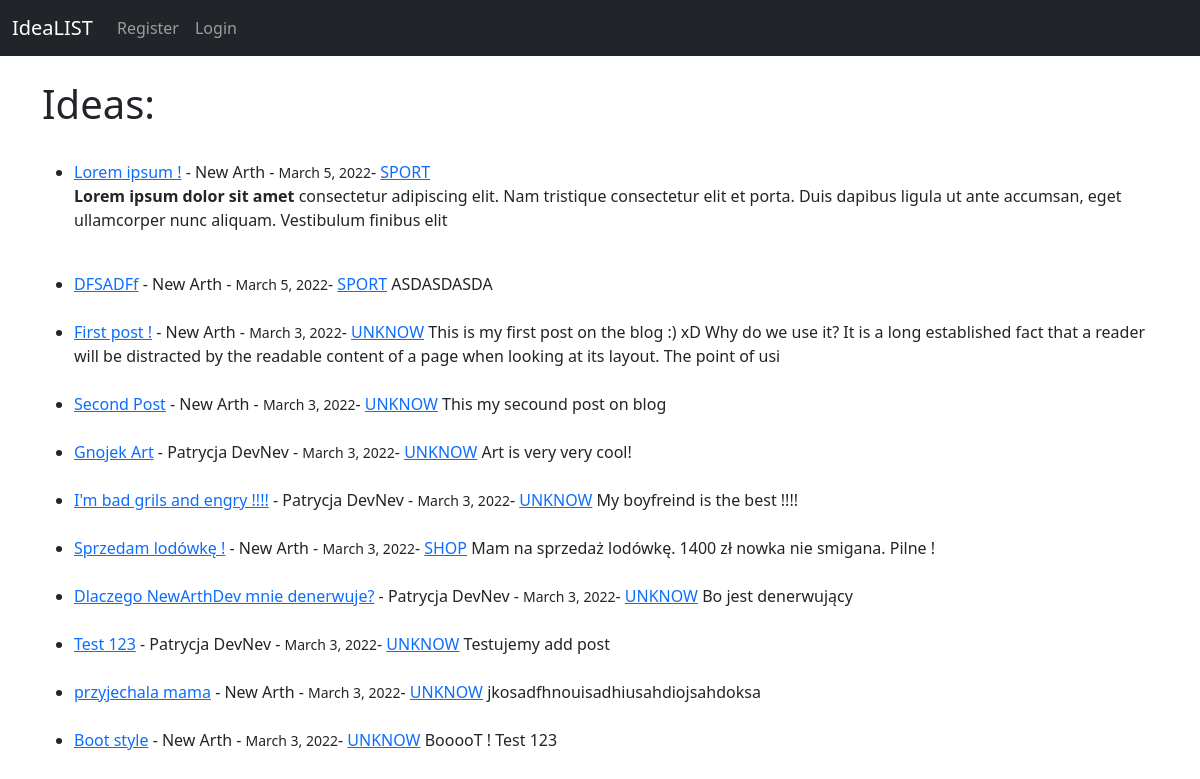
The app's page /, older data.
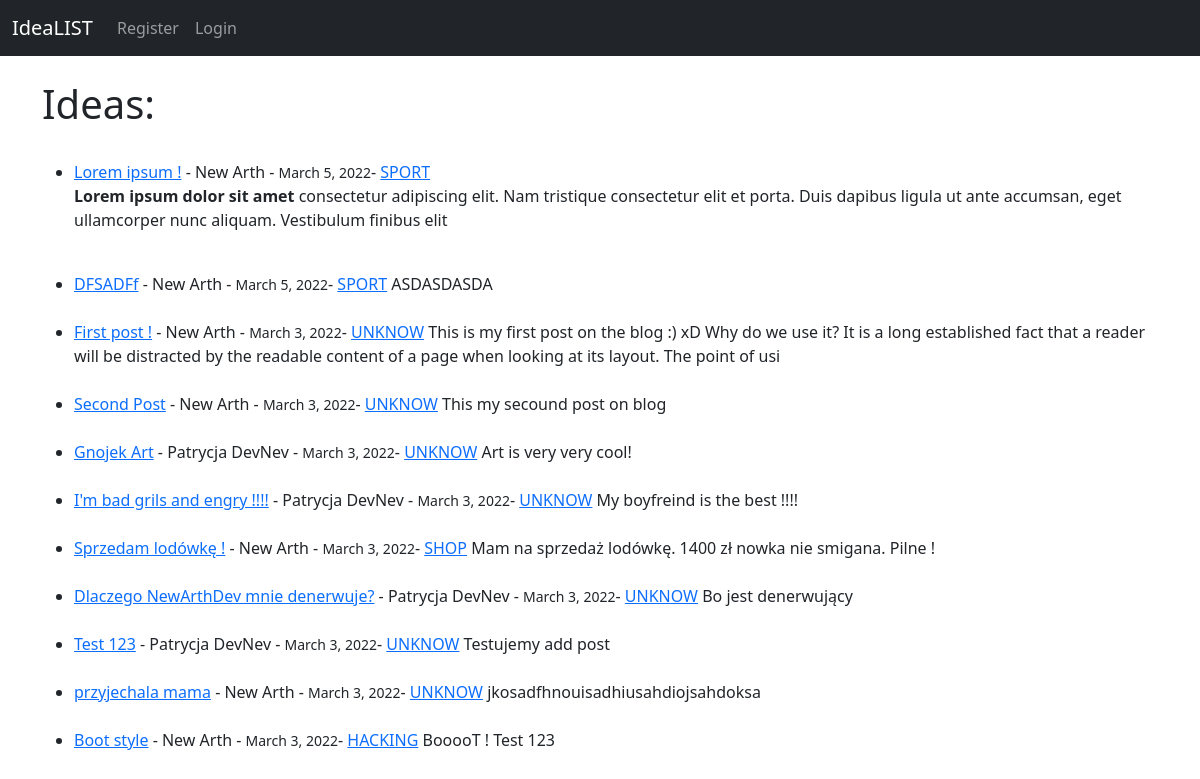
The same page, newer data.
### theblog/models.py (models this page shows, shortened)
class Post(models.Model):
    title = models.CharField(max_length=255)
    title_TAG = models.CharField(max_length=255, default="My BLOG! " )  # on nie zostawił
    author = models.ForeignKey(User, on_delete=models.CASCADE,default = User)
    body = models.TextField()
    post_date = models.DateField(auto_now_add=True)
    category = models.CharField(max_length=100)

### theblog/views.py (the view)
# urls.py: path('', HomeView.as_view(), name = 'home'),
class HomeView(ListView):
    model = Post
    template_name = 'home.html'
    ordering = ['-post_date']   # odwraca numeracje po dacie

### theblog/templates/home.html (shortened to what this page needs)
{% extends 'base.html' %}
{% block content %}
<h1> Ideas: </h1><br>
<ul>
{% for post in object_list %}
    <li><a href="{% url 'article-detail' post.pk %}"> {{ post.title }}</a>
        - {{ post.author.first_name }}
        {{ post.author.last_name }} - <small>{{ post.post_date }}</small>- <a href="{% url 'category' post.category %}"> {{ post.category }}</a>
    {{ post.body|slice:":200"|safe }}</li><br/>
{% endfor %}
</ul>
{% endblock %}

Row changes from the older to the newer data that the page shows:
changed Post "Boot style": category "UNKNOW" → "HACKING"
